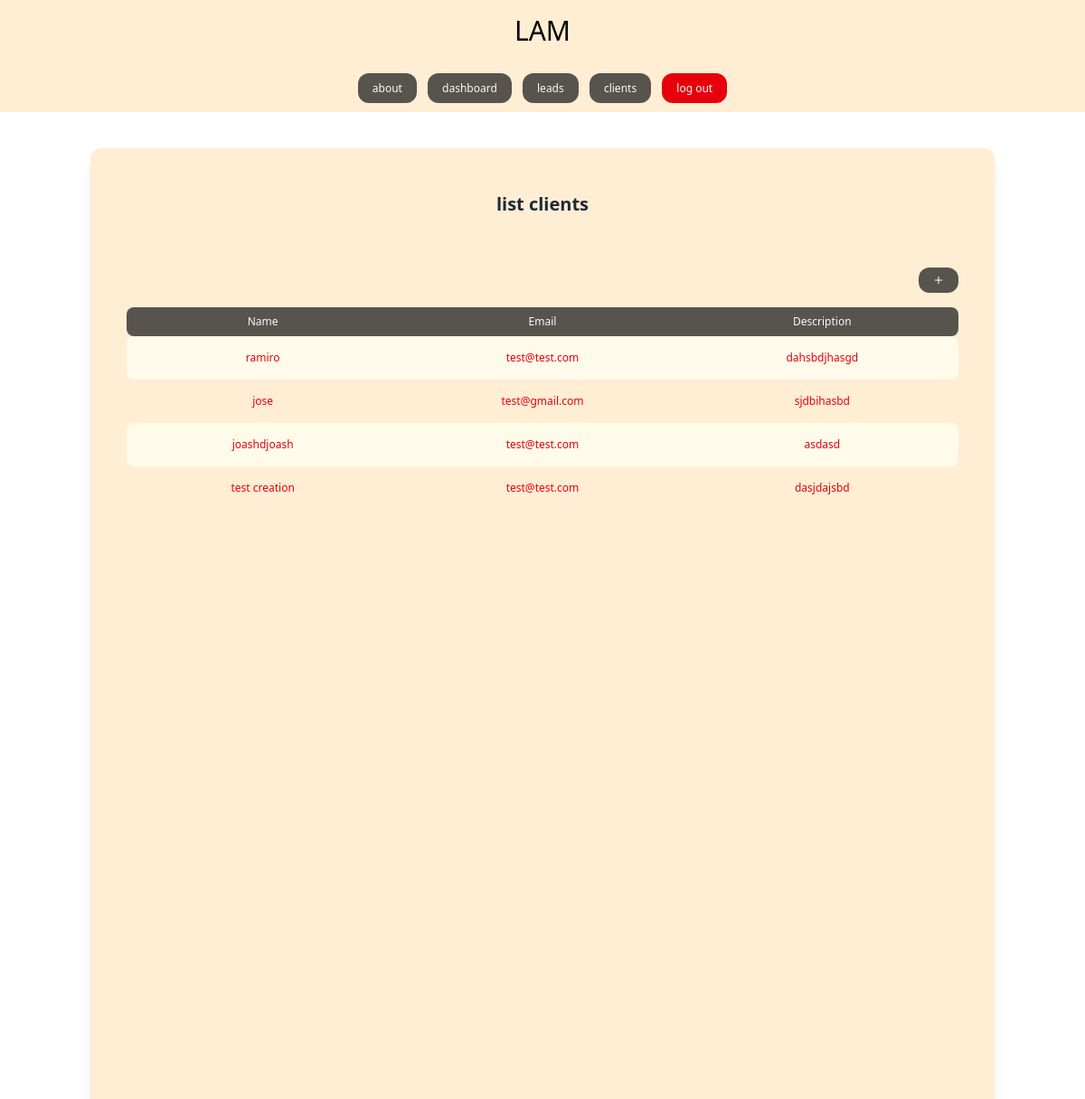
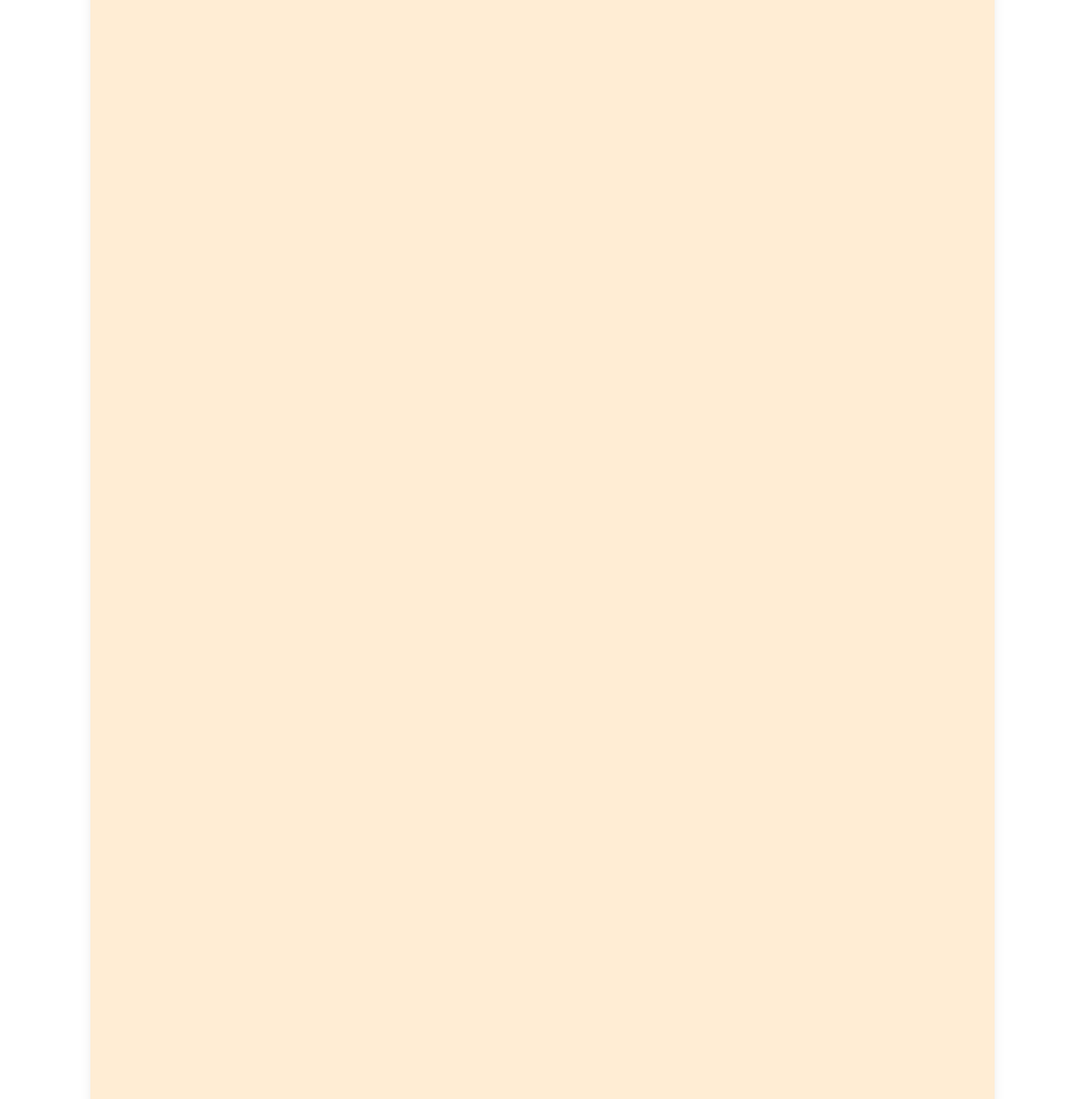
The page /dashboard/clients/ (signed in) on the database its author committed (2 pictures, top to bottom).
### client/models.py (models this page shows, shortened)
class Client(models.Model):
    name = models.CharField(max_length=255)
    email = models.EmailField()
    description = models.TextField(blank=True, null=True)
    created_by = models.ForeignKey(User, related_name ='clients', on_delete=models.CASCADE )
    created_at = models.DateTimeField(auto_now_add=True)
    modified_at = models.DateTimeField(auto_now=True)

### client/views.py (the view)
# urls.py: path('', views.clients_list, name='clients_list'),
def clients_list(request):
    clients = Client.objects.filter(created_by=request.user)
    return render (request, 'client/clients_list.html', {
        'clients' : clients
    })

### client/templates/client/clients_list.html (shortened to what this page needs)
{% extends 'core/base.html' %}
{% block content %}
<div class="w-5/6 mx-auto rounded-xl overflow-hidden mt-10 mb-10 bg-orange-100 shadow-lg">
    <div class="p-4">
        <h1 class="mt-8 mb-8 text-center text-xl font-semibold text-gray-800">list clients</h1>
        <div class="py-6 px-6 bg-orange-100 min-h-screen">
            <div class="flex justify-end mb-4" title="add client">
                <a href="{% url 'add_clients' %}" class="inline-block py-2 px-4 bg-stone-600 hover:bg-stone-800 text-white text-xs rounded-xl transition duration-300">
                    <svg xmlns="http://www.w3.org/2000/svg" fill="none" viewBox="0 0 24 24" stroke-width="2" stroke="currentColor" class="size-3">
                        <path stroke-linecap="round" stroke-linejoin="round" d="M12 4.5v15m7.5-7.5h-15" />
                    </svg>
                </a>
            </div>
            <div class="grid grid-cols-3 gap-2 text-xs bg-stone-600 rounded-lg">
                <p class="py-2 text-center text-slate-50">Name</p>
                <p class="py-2 text-center text-slate-50">Email</p>
                <p class="py-2 text-center text-slate-50">Description</p>
            </div>
            {% for client in clients %}
            <div class="grid grid-cols-3 gap-2 text-xs text-gray-800 {% cycle 'bg-amber-50' '' %} rounded-lg">
                <p class="py-4 px-2 text-center">
                    <a class="font-medium text-red-600">{{ client.name }}</a>
                </p>
                <p class="py-4 px-2 text-center">
                    <a class="font-medium text-red-600">{{ client.email }}</a>
                </p>
                <p class="py-4 px-2 text-center">
                    <a class="font-medium text-red-600">{{ client.description }}</a>
                </p>
            </div>
            {% empty %}
            <div class="text-center text-gray-500 text-xs py-6">
                No clients register yet...
            </div>
            {% endfor %}
        </div>
    </div>
</div>
{% endblock %}

### rows shown on the page
Client: name "ramiro", email "test@test.com", description "dahsbdjhasgd"
Client: name "jose", email "test@gmail.com", description "sjdbihasbd"
Client: name "joashdjoash", email "test@test.com", description "asdasd"
Client: name "test creation", email "test@test.com", description "dasjdajsbd"
